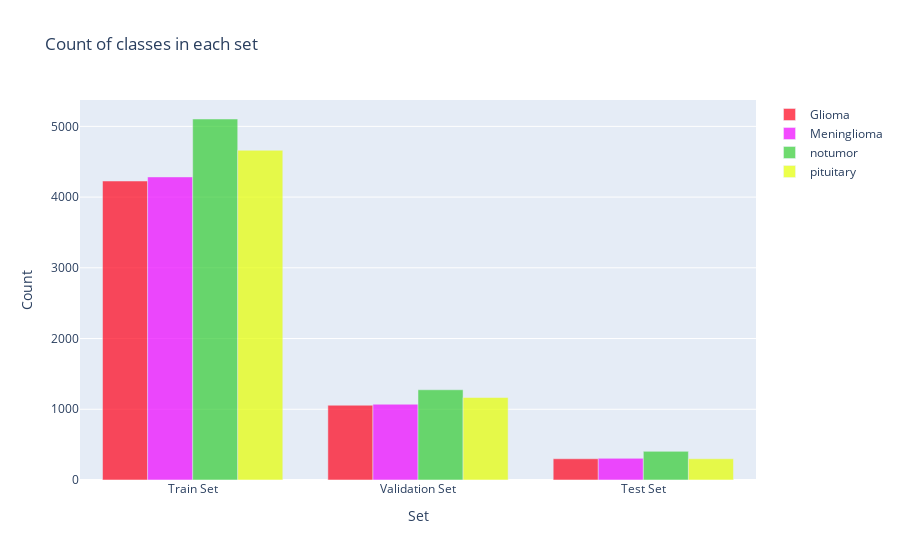

The notebook cell saved with this chart:
### Code cell
y = dict()
y[0] = []
y[1] = []
y[2] = []
y[3] = []

for set_name in (y_train, y_valid, y_test):
    y[0].append(np.sum(set_name == 0))
    y[1].append(np.sum(set_name == 1))
    y[2].append(np.sum(set_name == 2))
    y[3].append(np.sum(set_name == 3))

trace0 = go.Bar(
    x=['Train Set', 'Validation Set', 'Test Set'],
    y=y[0],
    name='Glioma',
    marker=dict(color='#ff0019'),
    opacity=0.7
)
trace1 = go.Bar(
    x=['Train Set', 'Validation Set', 'Test Set'],
    y=y[1],
    name='Meningioma',
    marker=dict(color='#ee00ff'),
    opacity=0.7
)
trace2 = go.Bar(
    x=['Train Set', 'Validation Set', 'Test Set'],
    y=y[2],
    name='notumor',
    marker=dict(color='#33cc33'),
    opacity=0.7
)
trace3 = go.Bar(
    x=['Train Set', 'Validation Set', 'Test Set'],
    y=y[3],
    name='pituitary',
    marker=dict(color='#e5ff00'),
    opacity=0.7
)
data = [trace0, trace1, trace2, trace3]
layout = go.Layout(
    title='Count of classes in each set',
    xaxis={'title': 'Set'},
    yaxis={'title': 'Count'}
)
fig = go.Figure(data, layout)
iplot(fig)

### Figure 1 — Plotly figure (JSON) as saved in the notebook; plotly's stock layout.template omitted (floating-point values rounded to 4 significant figures)
{"data": [{"marker": {"color": "#ff0019"}, "name": "Glioma", "opacity": 0.7, "x": ["Train Set", "Validation Set", "Test Set"], "y": [4227, 1057, 300], "type": "bar"}, {"marker": {"color": "#ee00ff"}, "name": "Meninglioma", "opacity": 0.7, "x": ["Train Set", "Validation Set", "Test Set"], "y": [4285, 1071, 306], "type": "bar"}, {"marker": {"color": "#33cc33"}, "name": "notumor", "opacity": 0.7, "x": ["Train Set", "Validation Set", "Test Set"], "y": [5104, 1276, 405], "type": "bar"}, {"marker": {"color": "#e5ff00"}, "name": "pituitary", "opacity": 0.7, "x": ["Train Set", "Validation Set", "Test Set"], "y": [4662, 1166, 300], "type": "bar"}], "layout": {"title": {"text": "Count of classes in each set"}, "xaxis": {"title": {"text": "Set"}, "type": "category", "range": [-0.5, 2.5], "autorange": true}, "yaxis": {"title": {"text": "Count"}, "type": "linear", "range": [0, 5373.0], "autorange": true}, "autosize": true}}
